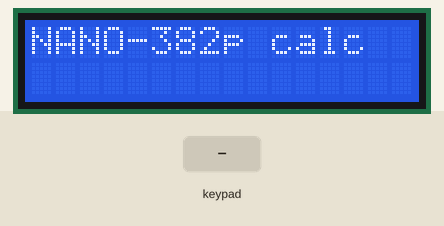
Simulated run of this sketch. Board: Arduino Nano, built with avr-gcc and run on an emulated ATmega328P. On the bench: 16×2 character LCD. The test bench sets the inputs (shaded band).

Above: at 0.1 s.
3.3 s: keypad keys 7 + 5 = pressed 0.4 s apart
At 5.5 s:
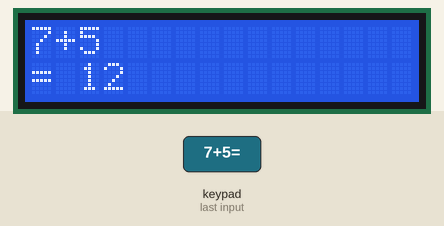
6.4 s: key '+' pressed
At 7.6 s:
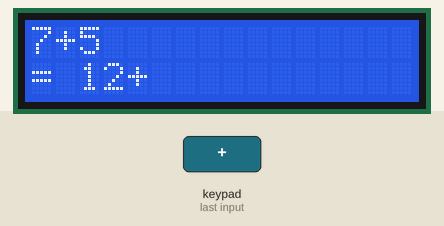
7.9 s: keypad keys 6 * 7 = pressed 0.4 s apart
At 10.0 s:
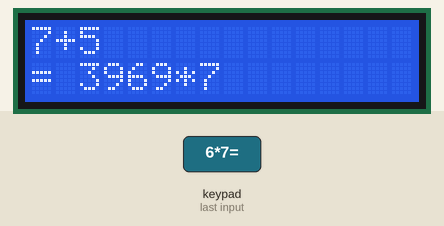
11.0 s: key '/' pressed
At 11.3 s:
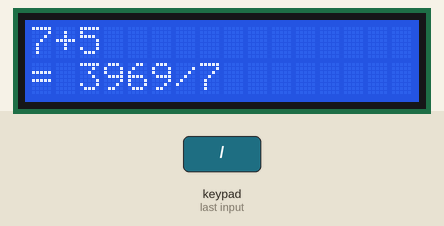
12.5 s: key '*' pressed
At 13.7 s:
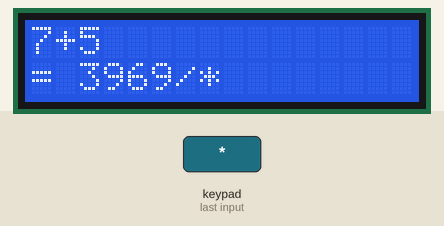
14.0 s: keypad keys 2 3 4 5 * pressed 0.4 s apart
At 16.2 s:
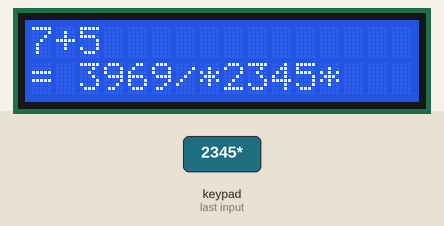
Timing chart, 0 to 17.7 s (numbered marks = the images above; inputs shaded):
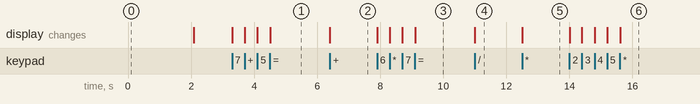

The sketch:

calc.ino
```cpp
//libary including
#include <Wire.h>
#include <LiquidCrystal_I2C.h>
#include <Keypad.h>

//i2c address
LiquidCrystal_I2C lcd(0x27,16,2);

//defining keypad as 4x4
const byte ROWS=4;
const byte COLS=4;

//defining keypad layout

char keys[ROWS][COLS]={
  {'1','2','3','+'},
  {'4','5','6','-'},
  {'7','8','9','*'},
  {'c','0','/','='}
};

byte rowPins[ROWS]={2,3,4,5};
byte colPins[COLS]={6,7,8,9};

Keypad keypad =Keypad(makeKeymap(keys),rowPins,colPins,ROWS,COLS);

long num1=0,num2=0;
char oper;
bool secnum= false;

void setup(){
  lcd.init();
  lcd.backlight();
  lcd.print("NANO-382p calc");
  delay(2000);
  lcd.clear();

}
void loop()
{
  char key=keypad.getKey();
  if(key){
    if(key>='0' && key<='9'){
      lcd.print(key);
      if(!secnum)
        num1=num1*10+(key-'0');
      else
        num2=num2*10+(key-'0');
    }

  else if(key=='+'||key=='-'||key=='*'||key=='/'){
    oper=key;
    secnum=true;
    lcd.print(oper);
  }
  else if(key=='='){
    lcd.setCursor(0,1);
    long result=0;

  switch (oper){
    case '+':
    result=num1+num2;
    break;
    case '-':
    result=num1-num2;
    break;
    case '*':
    result =num1*num2;
    break;
    case '/':
    result=(num2!=0)?num1/num2:0;break;
  }
  lcd.print("= ");
  lcd.print(result);}

  else if(key =='c'){
    lcd.clear();
    num1=num2=0;
    secnum=false;
  }}


}
```

Measured:
- after the input at 3.3 s, the display: first changes at once (image 1 shows a later state)
- after the input at 6.4 s, the display: changes at once (image 2)
- after the input at 7.9 s, the display: first changes at once (image 3 shows a later state)
- after the input at 11.0 s, the display: changes at once (image 4)
- after the input at 12.5 s, the display: changes at once (image 5)
- after the input at 14.0 s, the display: first changes at once (image 6 shows a later state)
